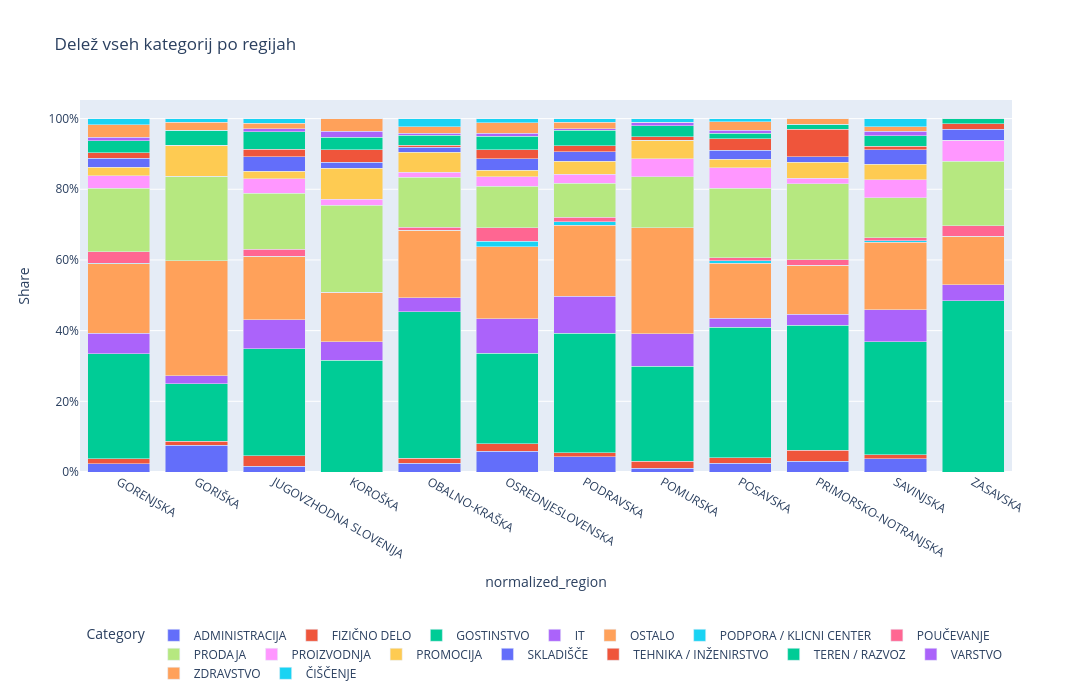

The notebook cell saved with this chart:
### Markdown cell above
## Vizualizacija

### Code cell
fig = px.bar(
    df_plot,
    x='normalized_region',
    y='Share',
    color='Category',
    barmode='stack',
    title="Delež vseh kategorij po regijah"
)

fig.update_layout(
    width=1100,
    height=700,
    yaxis_tickformat=".0%",
    legend=dict(
        orientation="h",
        y=-0.4,
        x=0.5,
        xanchor="center"
    ),
    margin=dict(b=120)
)

fig.update_traces(
    hovertemplate=
    "<b>%{x}</b><br>" +
    "Kategorija: %{legendgroup}<br>" +
    "Delež: %{y:.2%}<extra></extra>"
)

fig.show()

### Figure 1 — Plotly figure (JSON) as saved in the notebook; plotly's stock layout.template omitted (floating-point values rounded to 4 significant figures)
{"data": [{"hovertemplate": "<b>%{x}</b><br>Kategorija: %{legendgroup}<br>Delež: %{y:.2%}<extra></extra>", "legendgroup": "ADMINISTRACIJA", "marker": {"color": "#636efa", "pattern": {"shape": ""}}, "name": "ADMINISTRACIJA", "orientation": "v", "showlegend": true, "textposition": "auto", "x": ["GORENJSKA", "GORIŠKA", "JUGOVZHODNA SLOVENIJA", "KOROŠKA", "OBALNO-KRAŠKA", "OSREDNJESLOVENSKA", "PODRAVSKA", "POMURSKA", "POSAVSKA", "PRIMORSKO-NOTRANJSKA", "SAVINJSKA", "ZASAVSKA"], "xaxis": "x", "y": [0.02358, 0.07609, 0.0166, 0.0, 0.02521, 0.05874, 0.04277, 0.01031, 0.02459, 0.03077, 0.03807, 0.0], "yaxis": "y", "type": "bar"}, {"hovertemplate": "<b>%{x}</b><br>Kategorija: %{legendgroup}<br>Delež: %{y:.2%}<extra></extra>", "legendgroup": "FIZIČNO DELO", "marker": {"color": "#EF553B", "pattern": {"shape": ""}}, "name": "FIZIČNO DELO", "orientation": "v", "showlegend": true, "textposition": "auto", "x": ["GORENJSKA", "GORIŠKA", "JUGOVZHODNA SLOVENIJA", "KOROŠKA", "OBALNO-KRAŠKA", "OSREDNJESLOVENSKA", "PODRAVSKA", "POMURSKA", "POSAVSKA", "PRIMORSKO-NOTRANJSKA", "SAVINJSKA", "ZASAVSKA"], "xaxis": "x", "y": [0.01375, 0.01087, 0.02905, 0.0, 0.01401, 0.02105, 0.01222, 0.02062, 0.01639, 0.03077, 0.01015, 0.0], "yaxis": "y", "type": "bar"}, {"hovertemplate": "<b>%{x}</b><br>Kategorija: %{legendgroup}<br>Delež: %{y:.2%}<extra></extra>", "legendgroup": "GOSTINSTVO", "marker": {"color": "#00cc96", "pattern": {"shape": ""}}, "name": "GOSTINSTVO", "orientation": "v", "showlegend": true, "textposition": "auto", "x": ["GORENJSKA", "GORIŠKA", "JUGOVZHODNA SLOVENIJA", "KOROŠKA", "OBALNO-KRAŠKA", "OSREDNJESLOVENSKA", "PODRAVSKA", "POMURSKA", "POSAVSKA", "PRIMORSKO-NOTRANJSKA", "SAVINJSKA", "ZASAVSKA"], "xaxis": "x", "y": [0.2967, 0.163, 0.3029, 0.3158, 0.4146, 0.256, 0.3381, 0.268, 0.3689, 0.3538, 0.3198, 0.4848], "yaxis": "y", "type": "bar"}, {"hovertemplate": "<b>%{x}</b><br>Kategorija: %{legendgroup}<br>Delež: %{y:.2%}<extra></extra>", "legendgroup": "IT", "marker": {"color": "#ab63fa", "pattern": {"shape": ""}}, "name": "IT", "orientation": "v", "showlegend": true, "textposition": "auto", "x": ["GORENJSKA", "GORIŠKA", "JUGOVZHODNA SLOVENIJA", "KOROŠKA", "OBALNO-KRAŠKA", "OSREDNJESLOVENSKA", "PODRAVSKA", "POMURSKA", "POSAVSKA", "PRIMORSKO-NOTRANJSKA", "SAVINJSKA", "ZASAVSKA"], "xaxis": "x", "y": [0.05894, 0.02174, 0.08299, 0.05263, 0.03922, 0.0979, 0.1039, 0.09278, 0.02459, 0.03077, 0.09137, 0.04545], "yaxis": "y", "type": "bar"}, {"hovertemplate": "<b>%{x}</b><br>Kategorija: %{legendgroup}<br>Delež: %{y:.2%}<extra></extra>", "legendgroup": "OSTALO", "marker": {"color": "#FFA15A", "pattern": {"shape": ""}}, "name": "OSTALO", "orientation": "v", "showlegend": true, "textposition": "auto", "x": ["GORENJSKA", "GORIŠKA", "JUGOVZHODNA SLOVENIJA", "KOROŠKA", "OBALNO-KRAŠKA", "OSREDNJESLOVENSKA", "PODRAVSKA", "POMURSKA", "POSAVSKA", "PRIMORSKO-NOTRANJSKA", "SAVINJSKA", "ZASAVSKA"], "xaxis": "x", "y": [0.1965, 0.3261, 0.1784, 0.1404, 0.1905, 0.2031, 0.2016, 0.299, 0.1557, 0.1385, 0.1904, 0.1364], "yaxis": "y", "type": "bar"}, {"hovertemplate": "<b>%{x}</b><br>Kategorija: %{legendgroup}<br>Delež: %{y:.2%}<extra></extra>", "legendgroup": "PODPORA / KLICNI CENTER", "marker": {"color": "#19d3f3", "pattern": {"shape": ""}}, "name": "PODPORA / KLICNI CENTER", "orientation": "v", "showlegend": true, "textposition": "auto", "x": ["GORENJSKA", "GORIŠKA", "JUGOVZHODNA SLOVENIJA", "KOROŠKA", "OBALNO-KRAŠKA", "OSREDNJESLOVENSKA", "PODRAVSKA", "POMURSKA", "POSAVSKA", "PRIMORSKO-NOTRANJSKA", "SAVINJSKA", "ZASAVSKA"], "xaxis": "x", "y": [0.001965, 0.0, 0.0, 0.0, 0.0, 0.01566, 0.01018, 0.0, 0.008197, 0.0, 0.005076, 0.0], "yaxis": "y", "type": "bar"}, {"hovertemplate": "<b>%{x}</b><br>Kategorija: %{legendgroup}<br>Delež: %{y:.2%}<extra></extra>", "legendgroup": "POUČEVANJE", "marker": {"color": "#FF6692", "pattern": {"shape": ""}}, "name": "POUČEVANJE", "orientation": "v", "showlegend": true, "textposition": "auto", "x": ["GORENJSKA", "GORIŠKA", "JUGOVZHODNA SLOVENIJA", "KOROŠKA", "OBALNO-KRAŠKA", "OSREDNJESLOVENSKA", "PODRAVSKA", "POMURSKA", "POSAVSKA", "PRIMORSKO-NOTRANJSKA", "SAVINJSKA", "ZASAVSKA"], "xaxis": "x", "y": [0.03143, 0.0, 0.02075, 0.0, 0.008403, 0.03916, 0.01222, 0.0, 0.008197, 0.01538, 0.007614, 0.0303], "yaxis": "y", "type": "bar"}, {"hovertemplate": "<b>%{x}</b><br>Kategorija: %{legendgroup}<br>Delež: %{y:.2%}<extra></extra>", "legendgroup": "PRODAJA", "marker": {"color": "#B6E880", "pattern": {"shape": ""}}, "name": "PRODAJA", "orientation": "v", "showlegend": true, "textposition": "auto", "x": ["GORENJSKA", "GORIŠKA", "JUGOVZHODNA SLOVENIJA", "KOROŠKA", "OBALNO-KRAŠKA", "OSREDNJESLOVENSKA", "PODRAVSKA", "POMURSKA", "POSAVSKA", "PRIMORSKO-NOTRANJSKA", "SAVINJSKA", "ZASAVSKA"], "xaxis": "x", "y": [0.1807, 0.2391, 0.1577, 0.2456, 0.1429, 0.1165, 0.09572, 0.1443, 0.1967, 0.2154, 0.1142, 0.1818], "yaxis": "y", "type": "bar"}, {"hovertemplate": "<b>%{x}</b><br>Kategorija: %{legendgroup}<br>Delež: %{y:.2%}<extra></extra>", "legendgroup": "PROIZVODNJA", "marker": {"color": "#FF97FF", "pattern": {"shape": ""}}, "name": "PROIZVODNJA", "orientation": "v", "showlegend": true, "textposition": "auto", "x": ["GORENJSKA", "GORIŠKA", "JUGOVZHODNA SLOVENIJA", "KOROŠKA", "OBALNO-KRAŠKA", "OSREDNJESLOVENSKA", "PODRAVSKA", "POMURSKA", "POSAVSKA", "PRIMORSKO-NOTRANJSKA", "SAVINJSKA", "ZASAVSKA"], "xaxis": "x", "y": [0.03536, 0.0, 0.04149, 0.01754, 0.01401, 0.02692, 0.02648, 0.05155, 0.05738, 0.01538, 0.05076, 0.06061], "yaxis": "y", "type": "bar"}, {"hovertemplate": "<b>%{x}</b><br>Kategorija: %{legendgroup}<br>Delež: %{y:.2%}<extra></extra>", "legendgroup": "PROMOCIJA", "marker": {"color": "#FECB52", "pattern": {"shape": ""}}, "name": "PROMOCIJA", "orientation": "v", "showlegend": true, "textposition": "auto", "x": ["GORENJSKA", "GORIŠKA", "JUGOVZHODNA SLOVENIJA", "KOROŠKA", "OBALNO-KRAŠKA", "OSREDNJESLOVENSKA", "PODRAVSKA", "POMURSKA", "POSAVSKA", "PRIMORSKO-NOTRANJSKA", "SAVINJSKA", "ZASAVSKA"], "xaxis": "x", "y": [0.02358, 0.08696, 0.02075, 0.08772, 0.05602, 0.01811, 0.03666, 0.05155, 0.02459, 0.04615, 0.04315, 0.0], "yaxis": "y", "type": "bar"}, {"hovertemplate": "<b>%{x}</b><br>Kategorija: %{legendgroup}<br>Delež: %{y:.2%}<extra></extra>", "legendgroup": "SKLADIŠČE", "marker": {"color": "#636efa", "pattern": {"shape": ""}}, "name": "SKLADIŠČE", "orientation": "v", "showlegend": true, "textposition": "auto", "x": ["GORENJSKA", "GORIŠKA", "JUGOVZHODNA SLOVENIJA", "KOROŠKA", "OBALNO-KRAŠKA", "OSREDNJESLOVENSKA", "PODRAVSKA", "POMURSKA", "POSAVSKA", "PRIMORSKO-NOTRANJSKA", "SAVINJSKA", "ZASAVSKA"], "xaxis": "x", "y": [0.02554, 0.0, 0.04149, 0.01754, 0.01401, 0.03328, 0.02648, 0.0, 0.02459, 0.01538, 0.04061, 0.0303], "yaxis": "y", "type": "bar"}, {"hovertemplate": "<b>%{x}</b><br>Kategorija: %{legendgroup}<br>Delež: %{y:.2%}<extra></extra>", "legendgroup": "TEHNIKA / INŽENIRSTVO", "marker": {"color": "#EF553B", "pattern": {"shape": ""}}, "name": "TEHNIKA / INŽENIRSTVO", "orientation": "v", "showlegend": true, "textposition": "auto", "x": ["GORENJSKA", "GORIŠKA", "JUGOVZHODNA SLOVENIJA", "KOROŠKA", "OBALNO-KRAŠKA", "OSREDNJESLOVENSKA", "PODRAVSKA", "POMURSKA", "POSAVSKA", "PRIMORSKO-NOTRANJSKA", "SAVINJSKA", "ZASAVSKA"], "xaxis": "x", "y": [0.01572, 0.0, 0.02075, 0.03509, 0.005602, 0.02594, 0.01629, 0.01031, 0.03279, 0.07692, 0.01015, 0.01515], "yaxis": "y", "type": "bar"}, {"hovertemplate": "<b>%{x}</b><br>Kategorija: %{legendgroup}<br>Delež: %{y:.2%}<extra></extra>", "legendgroup": "TEREN / RAZVOZ", "marker": {"color": "#00cc96", "pattern": {"shape": ""}}, "name": "TEREN / RAZVOZ", "orientation": "v", "showlegend": true, "textposition": "auto", "x": ["GORENJSKA", "GORIŠKA", "JUGOVZHODNA SLOVENIJA", "KOROŠKA", "OBALNO-KRAŠKA", "OSREDNJESLOVENSKA", "PODRAVSKA", "POMURSKA", "POSAVSKA", "PRIMORSKO-NOTRANJSKA", "SAVINJSKA", "ZASAVSKA"], "xaxis": "x", "y": [0.0334, 0.04348, 0.04979, 0.03509, 0.02801, 0.0372, 0.04481, 0.03093, 0.01639, 0.01538, 0.03046, 0.01515], "yaxis": "y", "type": "bar"}, {"hovertemplate": "<b>%{x}</b><br>Kategorija: %{legendgroup}<br>Delež: %{y:.2%}<extra></extra>", "legendgroup": "VARSTVO", "marker": {"color": "#ab63fa", "pattern": {"shape": ""}}, "name": "VARSTVO", "orientation": "v", "showlegend": true, "textposition": "auto", "x": ["GORENJSKA", "GORIŠKA", "JUGOVZHODNA SLOVENIJA", "KOROŠKA", "OBALNO-KRAŠKA", "OSREDNJESLOVENSKA", "PODRAVSKA", "POMURSKA", "POSAVSKA", "PRIMORSKO-NOTRANJSKA", "SAVINJSKA", "ZASAVSKA"], "xaxis": "x", "y": [0.009823, 0.0, 0.008299, 0.01754, 0.005602, 0.008321, 0.004073, 0.01031, 0.008197, 0.0, 0.01269, 0.0], "yaxis": "y", "type": "bar"}, {"hovertemplate": "<b>%{x}</b><br>Kategorija: %{legendgroup}<br>Delež: %{y:.2%}<extra></extra>", "legendgroup": "ZDRAVSTVO", "marker": {"color": "#FFA15A", "pattern": {"shape": ""}}, "name": "ZDRAVSTVO", "orientation": "v", "showlegend": true, "textposition": "auto", "x": ["GORENJSKA", "GORIŠKA", "JUGOVZHODNA SLOVENIJA", "KOROŠKA", "OBALNO-KRAŠKA", "OSREDNJESLOVENSKA", "PODRAVSKA", "POMURSKA", "POSAVSKA", "PRIMORSKO-NOTRANJSKA", "SAVINJSKA", "ZASAVSKA"], "xaxis": "x", "y": [0.03536, 0.02174, 0.0166, 0.03509, 0.01961, 0.03084, 0.01833, 0.0, 0.02459, 0.01538, 0.01269, 0.0], "yaxis": "y", "type": "bar"}, {"hovertemplate": "<b>%{x}</b><br>Kategorija: %{legendgroup}<br>Delež: %{y:.2%}<extra></extra>", "legendgroup": "ČIŠČENJE", "marker": {"color": "#19d3f3", "pattern": {"shape": ""}}, "name": "ČIŠČENJE", "orientation": "v", "showlegend": true, "textposition": "auto", "x": ["GORENJSKA", "GORIŠKA", "JUGOVZHODNA SLOVENIJA", "KOROŠKA", "OBALNO-KRAŠKA", "OSREDNJESLOVENSKA", "PODRAVSKA", "POMURSKA", "POSAVSKA", "PRIMORSKO-NOTRANJSKA", "SAVINJSKA", "ZASAVSKA"], "xaxis": "x", "y": [0.01768, 0.01087, 0.01245, 0.0, 0.02241, 0.01126, 0.01018, 0.01031, 0.008197, 0.0, 0.02284, 0.0], "yaxis": "y", "type": "bar"}], "layout": {"xaxis": {"anchor": "y", "domain": [0.0, 1.0], "title": {"text": "normalized_region"}}, "yaxis": {"anchor": "x", "domain": [0.0, 1.0], "title": {"text": "Share"}, "tickformat": ".0%"}, "legend": {"title": {"text": "Category"}, "tracegroupgap": 0, "orientation": "h", "y": -0.4, "x": 0.5, "xanchor": "center"}, "title": {"text": "Delež vseh kategorij po regijah"}, "barmode": "stack", "margin": {"b": 120}, "width": 1100, "height": 700}}
